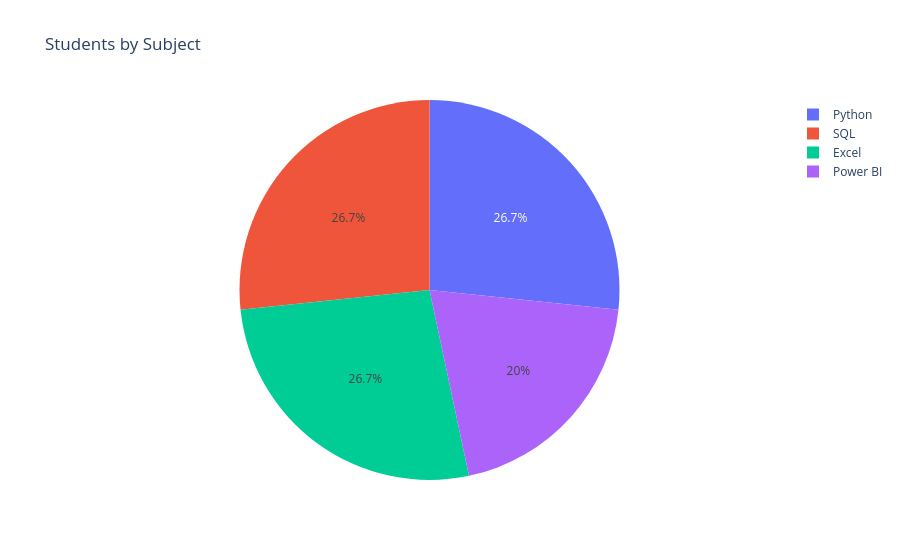

Write notebook code for a chart like this one.
### Code cell
# Pie chart
subject_count = df["Subject"].value_counts().reset_index()
subject_count.columns = ["Subject", "Students"]

fig = px.pie(subject_count, names="Subject",
             values="Students",
             title="Students by Subject")
fig.show()

### Figure 1 — Plotly figure (JSON) as saved in the notebook; plotly's stock layout.template omitted (floating-point values rounded to 4 significant figures)
{"data": [{"domain": {"x": [0, 1], "y": [0, 1]}, "hovertemplate": "Subject=%{label}<br>Students=%{value}<extra></extra>", "labels": ["Python", "SQL", "Excel", "Power BI"], "legendgroup": "", "name": "", "showlegend": true, "type": "pie", "values": [4, 4, 4, 3]}], "layout": {"legend": {"tracegroupgap": 0}, "title": {"text": "Students by Subject"}}}
